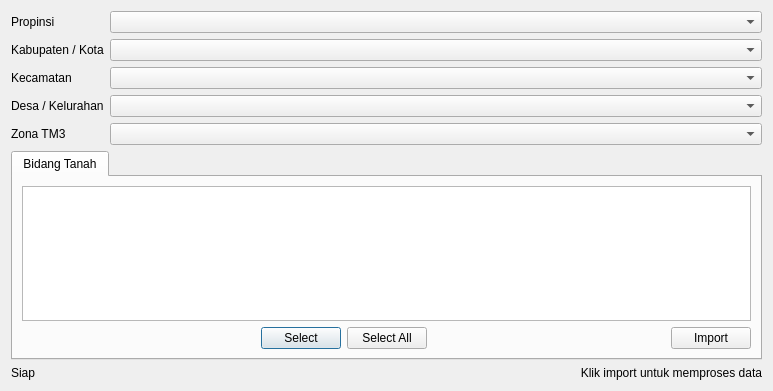
<?xml version="1.0" encoding="UTF-8"?>
<ui version="4.0">
 <class>Dialog</class>
 <widget class="QDialog" name="Dialog">
  <property name="geometry">
   <rect>
    <x>0</x>
    <y>0</y>
    <width>773</width>
    <height>391</height>
   </rect>
  </property>
  <property name="windowTitle">
   <string>Pemetaan Persil Masif</string>
  </property>
  <layout class="QVBoxLayout" name="verticalLayout_2">
   <item>
    <layout class="QVBoxLayout" name="verticalLayout">
     <item>
      <layout class="QFormLayout" name="formLayout">
       <item row="0" column="0">
        <widget class="QLabel" name="label">
         <property name="text">
          <string>Propinsi</string>
         </property>
        </widget>
       </item>
       <item row="0" column="1">
        <widget class="QComboBox" name="cmb_propinsi"/>
       </item>
       <item row="1" column="0">
        <widget class="QLabel" name="label_2">
         <property name="text">
          <string>Kabupaten / Kota</string>
         </property>
        </widget>
       </item>
       <item row="1" column="1">
        <widget class="QComboBox" name="cmb_kabupaten"/>
       </item>
       <item row="2" column="0">
        <widget class="QLabel" name="label_3">
         <property name="text">
          <string>Kecamatan</string>
         </property>
        </widget>
       </item>
       <item row="3" column="0">
        <widget class="QLabel" name="label_4">
         <property name="text">
          <string>Desa / Kelurahan</string>
         </property>
        </widget>
       </item>
       <item row="4" column="0">
        <widget class="QLabel" name="label_5">
         <property name="text">
          <string>Zona TM3</string>
         </property>
        </widget>
       </item>
       <item row="3" column="1">
        <widget class="QComboBox" name="cmb_desa"/>
       </item>
       <item row="2" column="1">
        <widget class="QComboBox" name="cmb_kecamatan"/>
       </item>
       <item row="4" column="1">
        <widget class="QComboBox" name="cmb_coordinate_system"/>
       </item>
      </layout>
     </item>
    </layout>
   </item>
   <item>
    <widget class="QTabWidget" name="tbc_tipe_centroid">
     <widget class="QWidget" name="tab">
      <attribute name="title">
       <string>Bidang Tanah</string>
      </attribute>
      <layout class="QVBoxLayout" name="verticalLayout_3">
       <item>
        <widget class="QTableWidget" name="dgv_parcel_by_nib">
         <property name="editTriggers">
          <set>QAbstractItemView::NoEditTriggers</set>
         </property>
         <property name="selectionBehavior">
          <enum>QAbstractItemView::SelectRows</enum>
         </property>
        </widget>
       </item>
       <item>
        <layout class="QHBoxLayout" name="horizontalLayout">
         <item>
          <spacer name="horizontalSpacer">
           <property name="orientation">
            <enum>Qt::Horizontal</enum>
           </property>
           <property name="sizeHint" stdset="0">
            <size>
             <width>40</width>
             <height>20</height>
            </size>
           </property>
          </spacer>
         </item>
         <item>
          <widget class="QPushButton" name="btn_select">
           <property name="text">
            <string>Select</string>
           </property>
          </widget>
         </item>
         <item>
          <widget class="QPushButton" name="btn_select_all">
           <property name="text">
            <string>Select All</string>
           </property>
          </widget>
         </item>
         <item>
          <spacer name="horizontalSpacer_2">
           <property name="orientation">
            <enum>Qt::Horizontal</enum>
           </property>
           <property name="sizeHint" stdset="0">
            <size>
             <width>40</width>
             <height>20</height>
            </size>
           </property>
          </spacer>
         </item>
         <item>
          <widget class="QPushButton" name="btn_import">
           <property name="text">
            <string>Import</string>
           </property>
          </widget>
         </item>
        </layout>
       </item>
      </layout>
     </widget>
    </widget>
   </item>
   <item>
    <layout class="QHBoxLayout" name="horizontalLayout_3">
     <item>
      <widget class="QLabel" name="tssl_status">
       <property name="text">
        <string>Siap</string>
       </property>
      </widget>
     </item>
     <item>
      <widget class="QLabel" name="tssl_message">
       <property name="text">
        <string>Klik import untuk memproses data</string>
       </property>
       <property name="alignment">
        <set>Qt::AlignRight|Qt::AlignTrailing|Qt::AlignVCenter</set>
       </property>
      </widget>
     </item>
    </layout>
   </item>
  </layout>
 </widget>
 <resources/>
 <connections/>
</ui>
